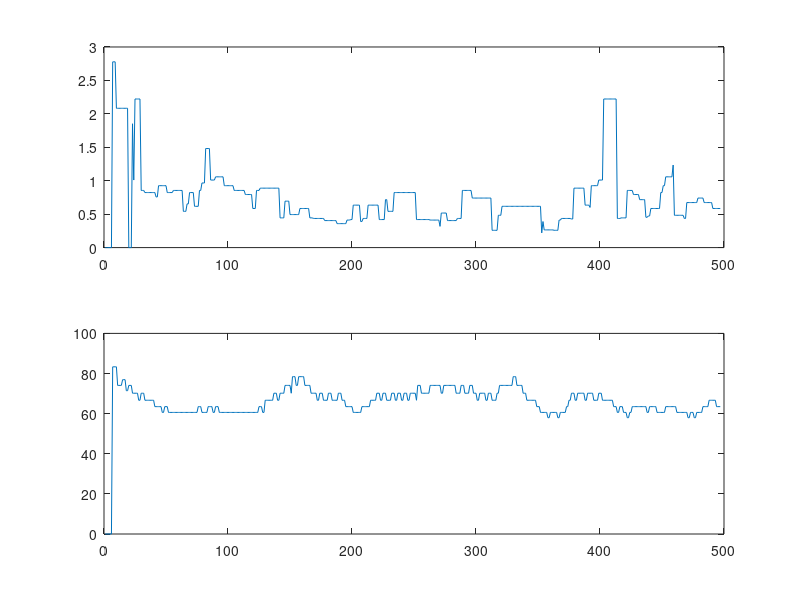

The MATLAB script that drew this image:
%%
clc; clear all; close all;

% length(c1_bf)
c1_bf = csvread('data/calculated/bb_c1_v14.csv');
c1_hr = csvread('data/calculated/hr_c1_v14.csv');
% c2_bf = csvread('data/calculated/bb_c2_v86.csv');
% c2_hr = csvread('data/calculated/hr_c2_v86.csv');
% c3_bf = csvread('data/calculated/bb_c3_v69 long.csv');
% c3_hr = csvread('data/calculated/hr_c3_v69 long.csv');



length(c1_bf)

from = 1;to = 497;
subplot(2,1,1);plot(c1_bf(from:to))
subplot(2,1,2);plot(c1_hr(from:to))

%mean(c2_bf(70:170)) % 0.7229
%mean(c2_hr(70:170)) % 69.7205

%mean(c2_bf(270:310)) % 0.9096
%mean(c2_hr(270:310)) % 97.9880



